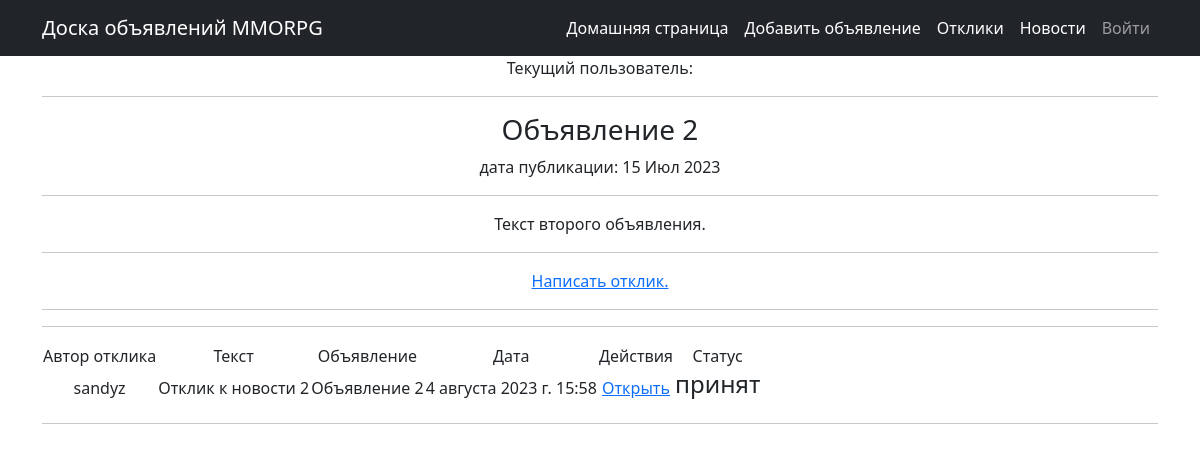
The app's page /article/2 with its own data.
### board/models.py (models this page shows, shortened)
class Article(models.Model):
    CATEGORY_CHOICES = (
        ('tanks', 'Танки'),
        ('heal', 'Хилы'),
        ('dd', 'ДД'),
        ('dealers', 'Торговцы'),
        ('gildmaster', 'Гилдмастеры'),
        ('questgivers', 'Квестгиверы'),
        ('smithы', 'Кузнецы'),
        ('tanners', 'Кожевники'),
        ('potions', 'Зельевары'),
        ('spellmasters', 'Мастера заклинаний'),
    )
    author = models.ForeignKey(User, on_delete=models.CASCADE)
    title = models.CharField(max_length=64)
    text = models.TextField()
    category = models.CharField(max_length=32, choices=CATEGORY_CHOICES, default='tanks')
    upload = models.FileField(upload_to='uploads/', blank=True)
    dateCreation = models.DateTimeField(auto_now_add=True)

class UserResponse(models.Model):
    responseAuthor = models.ForeignKey(User, on_delete=models.CASCADE)
    text = models.TextField()
    article = models.ForeignKey(Article, on_delete=models.CASCADE)
    status = models.BooleanField(default=False)
    dateCreation = models.DateTimeField(auto_now_add=True)

### board/views.py (the view)
# urls.py: path('article/<int:pk>', ArticleDetail.as_view(), name='article'),
class ArticleDetail(DetailView):
    model = Article
    template_name = 'article.html'
    context_object_name = 'article'
    def get_context_data(self, **kwargs):
        context = super().get_context_data(**kwargs)
        article_resp = UserResponse.objects.filter(article__id=self.request.resolver_match.kwargs['pk'])
        context['article_resp'] = article_resp
        return context

### templates/article.html (shortened to what this page needs)
{% extends 'flatpages/default.html' %}
{% block content %}
Текущий пользователь: {{ user.username }}
<hr>
<h3> {{ article.title }} </h3> дата публикации: {{ article.dateCreation|date:'d M Y' }}
<br>
<hr>
 {{ article.text }}
<hr>
<a href="{% url 'response_create' pk=article.id %}">Написать отклик.</a>
<hr>
   {% if article_resp %}
            <table>
           <tr>
               <td>Автор отклика</td>
               <td>Текст</td>
               <td>Объявление</td>
               <td>Дата</td>
               <td>Действия</td>
               <td>Cтатус</td>
           </tr>
           {% for response in article_resp %}
           <tr>
               <td>{{ response.responseAuthor }}</td>
               <td>{{ response.text|truncatewords:5 }}</td>
               <td>{{ response.article.title }}</td>
               <td>{{ response.dateCreation }}</td>
               <td>
                    <a href="{% url 'response' pk=response.id %}">Открыть</a>
               </td>
                    {% if response.status %}
                        <td><h4>принят</h4></td>
                    {% else %}
                         <td><h4>не принят</h4></td>
                    {% endif %}
           </tr>
           {% endfor %}
           <hr>
       </table>
   {% else %}
       <h5>Откликов нет!</h5>
   {% endif %}
<hr>
{% endblock content %}

### records on screen
Article: title "Объявление 2", dateCreation "15 Июл 2023", text "Текст второго объявления."
UserResponse: responseAuthor "sandyz", text "Отклик к новости 2", article "Объявление 2", dateCreation "4 августа 2023 г. 15:58", status "принят"
